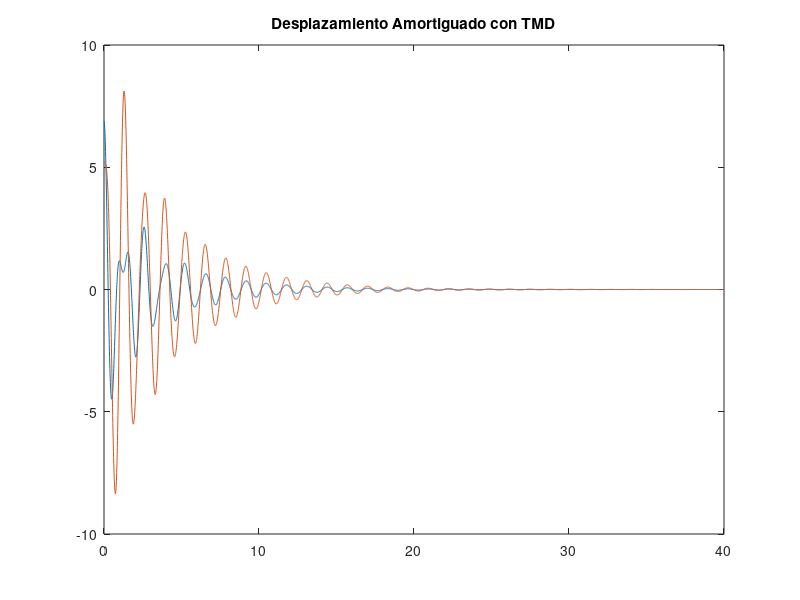

Write the MATLAB code that produced this figure.
#Variables
m1=0.642; m2=0.353; mt=m1+m2;
L1=0.265; L2=0.15; L_barra_grande=0.795; L_barra_chica=0.6; #L1=0.265; L2=0.15;
D1=0.395; D2=0.205; #D1=0.6; D2=0.21;
I1=0.0343; I2=7.125*10^(-3);
g=9.81;
dt=0.01; t=0:dt:40;
F=zeros(1,length(t));

k1=((m1+m2)*g*D1^2)/(4*L1); k2=(m2*g*D2^2)/(4*L2);

M=zeros(2); M(1,1)=I1; M(2,2)=I2;
K=zeros(2); K(1,1)=k1+k2; K(2,2)=k2; K(2,1)=K(1,2)=-k2;

x0=zeros(1,length(M(1,:))); x0(1)=x0(2)=10*(pi/180); #Angulos iniciales de 10 grados
v0=zeros(1,length(M(1,:)));


#Funciones (Vectores Horizontales)
function [x, yc, ys, A, B]=Duhamel(dt,t,wn,wd,z,m,F)
  yc=zeros(1,length(t));
  ys=zeros(1,length(t));
  A=zeros(1,length(t));
  B=zeros(1,length(t));
  x=zeros(1,length(t));

  for i=1:length(t)
    yc(i)=F(i)*cos(wd*t(i));
    ys(i)=F(i)*sin(wd*t(i));
  endfor

  for i=1:length(t)-1
    A(i+1)=A(i)*exp(-z*wn*dt)+(dt/(2*m*wd))*(yc(i+1)-yc(i)*exp(-z*wn*dt));
    B(i+1)=B(i)*exp(-z*wn*dt)+(dt/(2*m*wd))*(ys(i+1)-ys(i)*exp(-z*wn*dt));
  endfor

  for i=1:length(t)
    x(i)=A(i)*sin(wd*t(i))-B(i)*cos(wd*t(i));
  endfor
endfunction

function [x_t, Xn, X, w, wd, q_t, q_CargaGenerica]=MultiplesGradosLivertad(z, M, K, x0, v0, t, dt, F)
[Xn, lamdas]=eig(K,M);
w=sqrt(lamdas);
wd=w.*sqrt(1-(z^2));

for i=0:length(M(1,:))-1
  X(:,i+1)=Xn(:,i+1)/Xn(1,i+1);
endfor

q0=Xn'*M*x0';
qv0=Xn'*M*v0';

for i=1:length(M(1,:))
  for j=0:length(t)-1
    q_t(i,j+1)=exp(-z*w(i,i)*t(j+1))*(cos(wd(i,i)*t(j+1))+(z/(sqrt(1-z^2)))*sin(wd(i,i)*t(j+1)))*q0(i)+(exp(-z*w(i,i)*t(j+1))/wd(i,i))*sin(wd(i,i)*t(j+1))*qv0(i);
  endfor
  [q_CargaGenerica(i,:), yc(i,:), ys(i,:), A(i,:), B(i,:)] = Duhamel(dt,t,w(i,i),wd(i,i),z,1,F);
endfor
q_t=q_t+q_CargaGenerica;

x_t=Xn*q_t;

endfunction

function [x_max, t_max] = BuscarMaximo(t,ti,tf,x)
  x_max=0;
  t_max=0;
  i_inicial=0; fin_inicial=0;
  i_final=0; fin_final=0;
  for j=1:length(t)-1
    if t(j)>=ti && fin_inicial==0
      i_inicial=j;
      fin_inicial=1;
    endif
    if t(j)>=tf && fin_final==0
      i_final=j;
      fin_final=1;
    endif
  endfor

  for i=i_inicial:i_final
    if x(i)>x_max
      x_max=x(i);
      t_max=t(i);
    endif
  endfor
endfunction

function [x_t, Xn, X, w, wd, z]=MultiplesGradosLivertadConC(M, K, C, x0, v0, t, dt, F)
[Xn, lamdas]=eig(K,M);
w=lamdas.^0.5;

Cn=Xn'*C*Xn;
z=zeros(1,length(M(1,:)));
wd=zeros(length(M(1,:)));
for i=1:length(M(1,:))
  z(i)=(1/(2*w(i,i)))*Cn(i,i);
  wd(i,i)=w(i,i)*sqrt(1-z(i));
endfor


for i=0:length(M(1,:))-1
  X(:,i+1)=Xn(:,i+1)/Xn(1,i+1);
endfor

q0=Xn'*M*x0';
qv0=Xn'*M*v0';

for i=1:length(M(1,:))
  for j=0:length(t)-1
    q_t(i,j+1)=exp(-z(i)*w(i,i)*t(j+1))*(cos(wd(i,i)*t(j+1))+(z(i)/(sqrt(1-z(i)^2)))*sin(wd(i,i)*t(j+1)))*q0(i)+(exp(-z(i)*w(i,i)*t(j+1))/wd(i,i))*sin(wd(i,i)*t(j+1))*qv0(i);
  endfor
  [q_CargaGenerica(i,:), yc(i,:), ys(i,:), A(i,:), B(i,:)] = Duhamel(dt,t,w(i,i),wd(i,i),z(i),1,F);
endfor
q_t=q_t+q_CargaGenerica;

x_t=Xn*q_t;

endfunction
#Fin Funciones


#Codigo Principal
[x_t, Xn, X, w, wd, q_t, q_CargaGenerica]=MultiplesGradosLivertad(0, M, K, x0, v0, t, dt, F);

z=zeros(1,length(M(1,:))); z(1)=0.00155; z(2)=0.00148; #Obtenidos Practicamente con decremento logaritmico
c1=2*z(1)*m1*w(1,1); c2=2*z(2)*m2*w(2,2);
Ceq=zeros(length(M(1,:))); Ceq(2,1)=Ceq(1,2)=-c2; Ceq(1,1)=(c1+c2); Ceq(2,2)=c2;

[x_t_amort, Xn, X, w, wd, z_nuevoo]=MultiplesGradosLivertadConC(M, K, Ceq, x0, v0, t, dt, F);

y_t_amort=zeros(2,length(t));
y_t_amort(1,:)=(L_barra_grande/2).*sin(x_t_amort(1,:))*100;
y_t_amort(2,:)=(L_barra_chica/2).*sin(x_t_amort(2,:))*100;

figure();
plot(t,y_t_amort);
title("Desplazamiento Amortiguado con TMD");

[y_max, t_max] = BuscarMaximo(t,15,16,y_t_amort(1,:));

y_max
t_max
